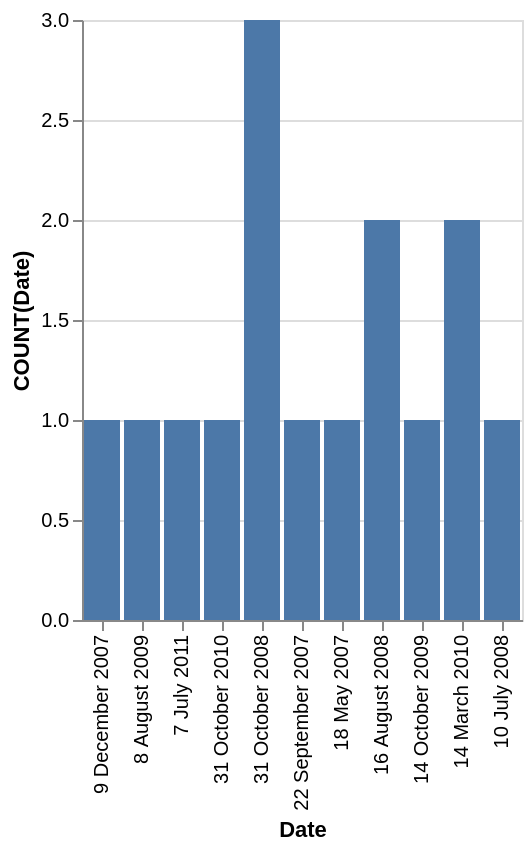

The Vega-Lite source for this figure:
### Vega-Lite specification from a JSON file in a GitHub repository (floating-point values rounded to 4 significant figures)
{"data": {"values": [{"x_data": "9 December 2007", "y_data": 1}, {"x_data": "8 August 2009", "y_data": 1}, {"x_data": "7 July 2011", "y_data": 1}, {"x_data": "31 October 2010", "y_data": 1}, {"x_data": "31 October 2008", "y_data": 3}, {"x_data": "22 September 2007", "y_data": 1}, {"x_data": "18 May 2007", "y_data": 1}, {"x_data": "16 August 2008", "y_data": 2}, {"x_data": "14 October 2009", "y_data": 1}, {"x_data": "14 March 2010", "y_data": 2}, {"x_data": "10 July 2008", "y_data": 1}]}, "mark": "bar", "encoding": {"x": {"field": "x_data", "type": "nominal", "title": "Date", "sort": "descending"}, "y": {"field": "y_data", "type": "quantitative", "title": "COUNT(Date)"}}}
